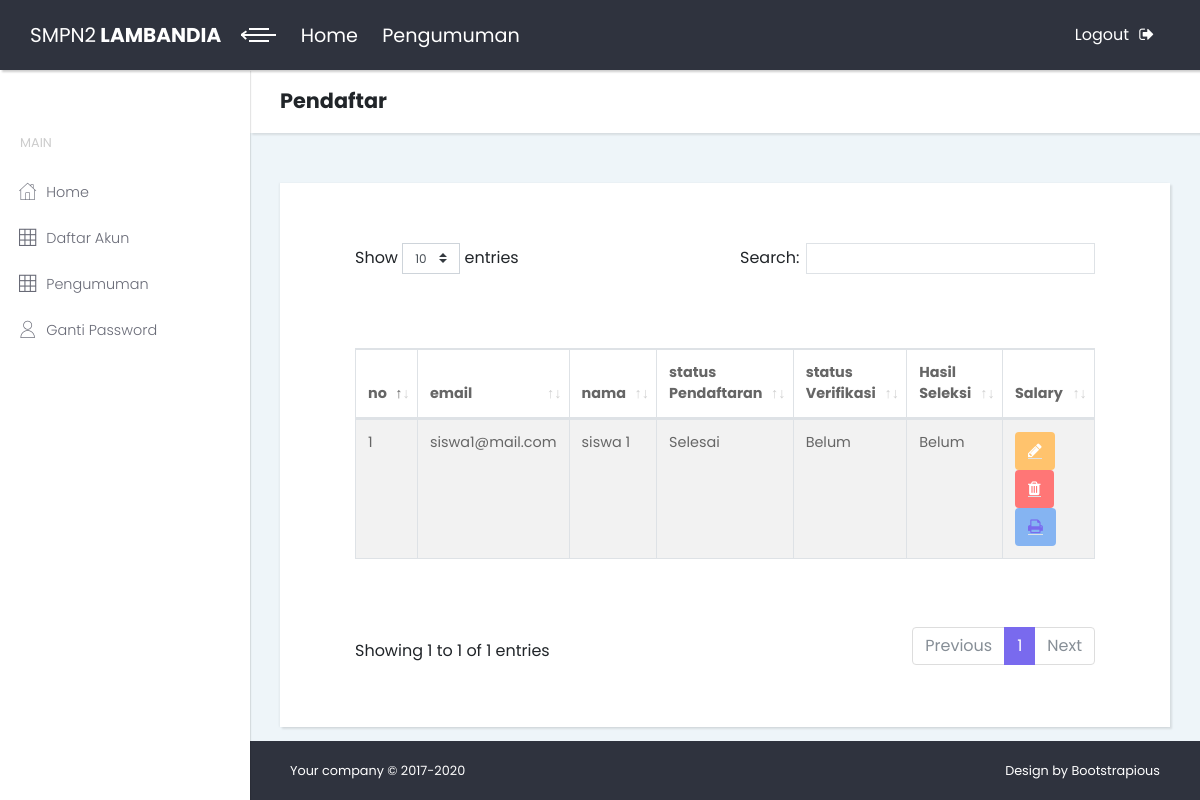
Page /pendaftar/ (signed in) on the earlier database version.
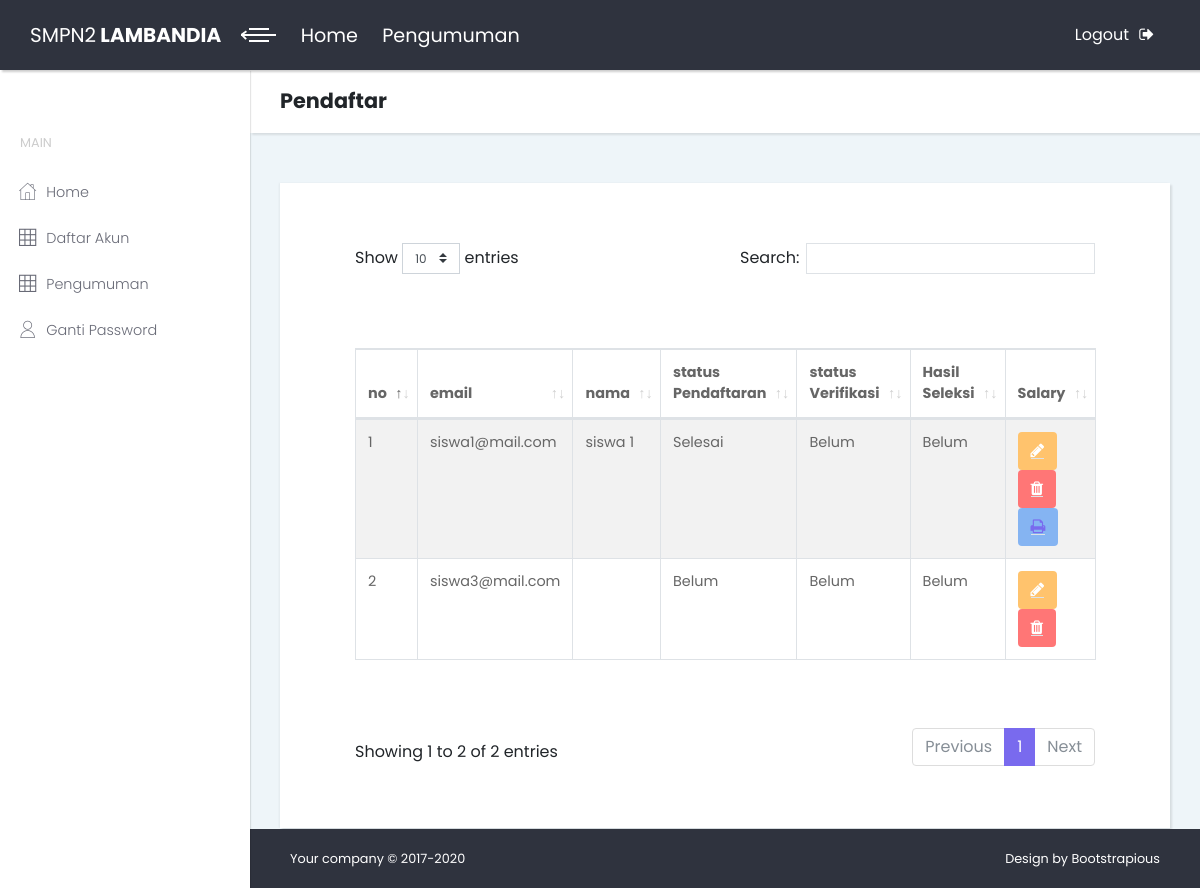
Same page on the later database version.
### web_penerimaan/models.py (models this page shows, shortened)
class User(AbstractUser):
    USER_TYPE_CHOICES = (
        (1, 'student'),
        (2, 'comitte'),
        (3, 'admin'),
    )
    user_type=models.PositiveIntegerField(choices=USER_TYPE_CHOICES, default=1)
    username = None
    email = models.EmailField(_('email address'), unique=True)
    USERNAME_FIELD = 'email'
    REQUIRED_FIELDS = []
    is_student = models.BooleanField(default=False)
    is_teacher = models.BooleanField(default=False)
    objects = CustomUserManager()

class Student(models.Model):
    pendaftaran_choices = (
        (1, 'Belum'),
        (2, 'Selesai'),
    )
    verifikasi_choices = (
        (1, 'Belum'),
        (2, 'Sudah'),
    )
    seleksi_choices = (
        (1, 'Belum'),
        (2, 'Tidak Lulus'),
        (3, 'Lulus'),
    )
    penghasilan_choices = (
        (1, '< Rp.2.000.000'),
        (2, 'Rp.2.000.000 - Rp.5.000.000'),
        (3, 'Rp.5.000.000 - Rp.10.000.000'),
        (4, '> Rp.10.000.000'),
    )
    nisn = models.CharField(max_length=50, unique=True, verbose_name='NISN')
    user = models.OneToOneField(User, on_delete=models.CASCADE, primary_key=True)
    nama = models.CharField(max_length=50)
    alamat = models.TextField()
    sekolah = models.CharField(max_length=100)
    nama_ayah = models.CharField(max_length=50, blank=True, null=True)
    nama_ibu = models.CharField(max_length=50, blank=True, null=True)
    alamat_orang_tua = models.TextField(blank=True, null=True)
    Penghasilan_ayah = models.PositiveIntegerField(choices=penghasilan_choices, default=1)
    Penghasilan_ibu= models.PositiveIntegerField(choices=penghasilan_choices, default=1)
    foto = models.FileField(upload_to=_upload_path, null=True,validators=[FileExtensionValidator(['jpg']), file_size])
    ijazah = models.FileField(upload_to=_upload_path, null=True, validators=[FileExtensionValidator(['pdf']), file_size])
    SKHUN = models.FileField(upload_to=_upload_path, null=True,validators=[FileExtensionValidator(['pdf']), file_size])
    status_pendaftaran = models.PositiveIntegerField(choices=pendaftaran_choices, default=1)
    status_verifikasi = models.PositiveIntegerField(choices=verifikasi_choices, default=1)
    status_seleksi = models.PositiveIntegerField(choices=seleksi_choices, default=1)

### web_penerimaan/views.py (the view)
# urls.py: path('pendaftar/', views.pendaftar, name='Pendaftar'),
@login_required
def pendaftar(request):
    Data_siswa = User.objects.all().filter(user_type=1)
    context = {
        'rows': Data_siswa,
    }
    return render(request, 'pendaftar.html', context)

### web_penerimaan/templates/pendaftar.html (shortened to what this page needs)
{% extends 'base.html' %}
{% load static %}
{% block judul %}
<h2 class="no-margin-bottom">Pendaftar</h2>
{% endblock %}
{% block body %}
<div class="container-fluid">
                                <table id="bootstrap-data-table-export" class="table table-striped table-bordered">
                                    <thead>
                                        <tr>
                                            <th>no</th>
                                            <th>email</th>
                                            <th>nama</th>
                                            <th>status Pendaftaran</th>
                                            <th>status Verifikasi</th>
                                            <th>Hasil Seleksi</th>
                                            <th>Salary</th>
                                        </tr>
                                    </thead>
                                    <tbody>
                                        {% for row in rows %}
                                            <tr>
                                                <td>{{ forloop.counter }}</td>
                                                <td>{{ row.email }}</td>
                                                <td>{{ row.student.nama }}</td>
                                                <td>{{ row.student.get_status_pendaftaran_display }}</td>
                                                <td>{{ row.student.get_status_verifikasi_display }}</td>
                                                <td>{{ row.student.get_status_seleksi_display }}</td>
                                                <td>
                                                <a href="{% url 'pendaftar_update' pk=row.pk %}" id = '{{row.pk}}' class="btn bg-orange">
                                                 <i class="fa fa-pencil border-bottom " ></i></a></button>
                                                <a href="{% url 'pendaftar_delete' pk=row.pk %}" id = '{{row.pk}}' class="btn bg-red"> <i class="fa fa-trash border-bottom"></i></a></button>
                                                {% if  row.student.status_pendaftaran == 2 %}
                                                <a href="" id = '{{row.pk}}'><button class="btn bg-blue"  onClick="printkartu_admin(this.id)" id='{{row.pk}}' type="button" name="button">
                                                 <i class="fa fa-print border-bottom"></i></a></button>
                                                 {% endif %}
                                                </td>
                                            </tr>
                                        {% endfor %}
                                    </tbody>
                                </table>
        </div>
 {% endblock %}

Differences in the rows shown:
added User: email "siswa3@mail.com", student.status_pendaftaran "Belum", student.status_verifikasi "Belum", student.status_seleksi "Belum"
Other differences:
text written by a page script: "Show entries Search: Showing 1 to 1 of 1 entries Previous 1 Next" → "Show entries Search: Showing 1 to 2 of 2 entries Previous 1 Next"
